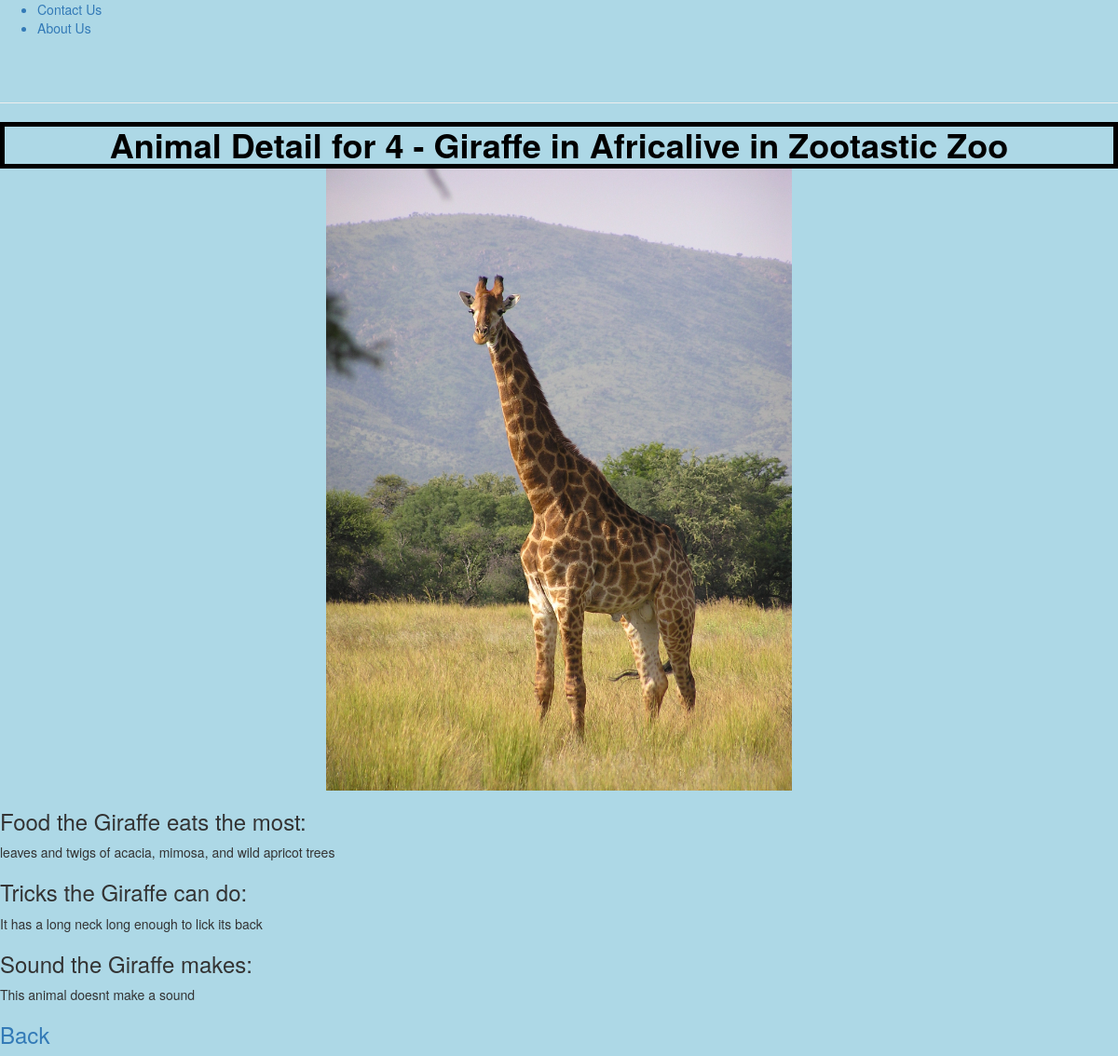
Page /zoo/animal/4 on the committed database.
### zoo/models.py (models this page shows, shortened)
class Animal(models.Model):
	name = models.CharField(max_length=200, help_text="Enter Animal Name")
	imageFileName = models.CharField(max_length=200, help_text="Enter logo file name", null=True)
	exhibit = models.ForeignKey('Exhibit', on_delete=models.SET_NULL, null=True)
	soundFileName = models.CharField(max_length=200, help_text="Enter sound file name", null=True, blank=True)
	tricksDescription = models.TextField(max_length=1000, help_text='Enter a description of the tricks')
	dietDescription = models.TextField(max_length=1000, help_text='Enter a description of the diet')

class Exhibit(models.Model):
	name = models.CharField(max_length=200, help_text="Enter Exhbit Name")
	zoo = models.ForeignKey('Zoo', on_delete=models.SET_NULL, null=True)
	def get_absolute_url(self):
		return reverse('exhibitDetail', args=[str(self.id)])

class Zoo(models.Model):
	name = models.CharField(max_length=200, help_text="Enter Zoo Name")
	logoFileName = models.CharField(max_length=200, help_text="Enter logo file name", null=True)

### zoo/views.py (the view)
# urls.py: path('animal/<int:pk>', views.AnimalDetailView.as_view(), name='animalDetail'),
class AnimalDetailView(generic.DetailView):
    model = Animal

### zoo/templates/zoo/animal_detail.html
{% extends "base_generic.html" %}
{% block content %}
<h1>Animal Detail for {{ animal.id }} - {{ animal.name }} in
  {{ animal.exhibit.name }} in {{ animal.exhibit.zoo.name }}</h1>
{% load static %}
<img class="photo" src="{% static animal.imageFileName %}">
<h3>Food the {{ animal.name }} eats the most:</h3>
{{ animal.dietDescription}}
<h3>Tricks the {{animal.name }} can do:</h3>
{{ animal.tricksDescription}}
<h3>Sound the {{animal.name }} makes:</h3>
{% if animal.soundFileName %}
	<audio controls>
		<source src="{% static animal.soundFileName %}" type="audio/mpeg">
	</audio>
{% else %}
	<p>This animal doesnt make a sound</p>
{% endif %}
<h3><a class="Back" href="{{ animal.exhibit.get_absolute_url }}">Back</a></h3>
{% endblock %}

### zoo/static/css/styles.css (style rules this page uses)
h1 { color:black; font-weight: bold; margin: auto; text-align: center; border-style: solid; border-width: 5px; }
body { background-color:#ADD8E6; }
.photo { width:500px; margin-left: auto; margin-right: auto; display: block; }

### rows in the picture
Animal: id "4", name "Giraffe", exhibit.name "Africalive", exhibit.zoo.name "Zootastic Zoo", imageFileName (picture), dietDescription "leaves and twigs of acacia, mimosa, and wild apricot trees", tricksDescription "It has a long neck long enough to lick its back"
